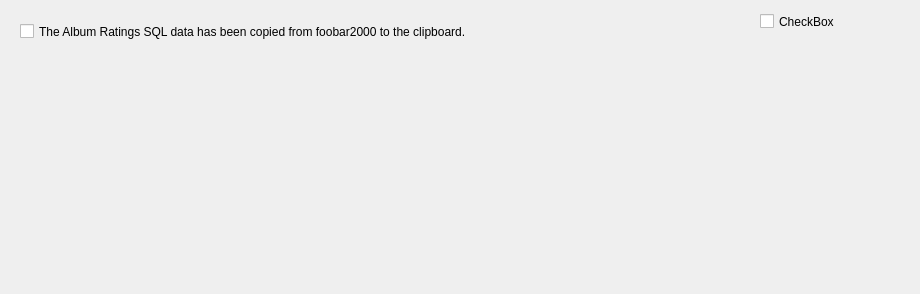
<?xml version="1.0" encoding="UTF-8"?>
<ui version="4.0">
 <class>muzeRaterFoobar2000WizardPage</class>
 <widget class="QWizardPage" name="muzeRaterFoobar2000WizardPage">
  <property name="geometry">
   <rect>
    <x>0</x>
    <y>0</y>
    <width>920</width>
    <height>294</height>
   </rect>
  </property>
  <property name="windowTitle">
   <string>WizardPage</string>
  </property>
  <property name="autoFillBackground">
   <bool>false</bool>
  </property>
  <property name="title">
   <string>foobar2000 Database</string>
  </property>
  <property name="subTitle">
   <string>In the foobar2000 application, execute the &quot;Album Rater&quot; SQL query and right click and select &quot;Copy All&quot; to copy the data to the clipboard. Then check the checkbox on this page to continue.</string>
  </property>
  <widget class="QCheckBox" name="foobar2000ClipboardCheckedCheckBox">
   <property name="geometry">
    <rect>
     <x>20</x>
     <y>20</y>
     <width>641</width>
     <height>23</height>
    </rect>
   </property>
   <property name="text">
    <string>The Album Ratings SQL data has been copied from foobar2000 to the clipboard.</string>
   </property>
  </widget>
  <widget class="QCheckBox" name="isFoobar2000ValidCheckBox">
   <property name="enabled">
    <bool>true</bool>
   </property>
   <property name="geometry">
    <rect>
     <x>760</x>
     <y>10</y>
     <width>101</width>
     <height>23</height>
    </rect>
   </property>
   <property name="focusPolicy">
    <enum>Qt::NoFocus</enum>
   </property>
   <property name="text">
    <string>CheckBox</string>
   </property>
   <property name="checked">
    <bool>false</bool>
   </property>
  </widget>
 </widget>
 <resources/>
 <connections/>
</ui>
